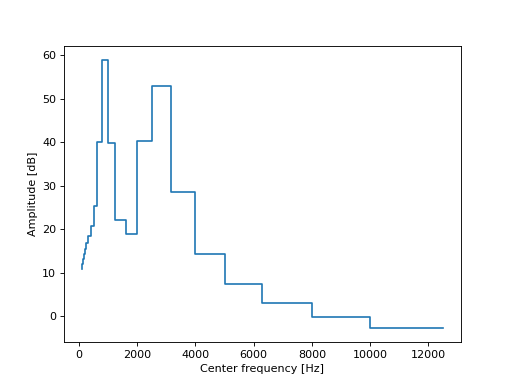

This chart was generated by the following Python code:
from mosqito.sound_level_meter import noct_spectrum
from mosqito.utils import amp2db
import matplotlib.pyplot as plt
import numpy as np
f=1000
fs=48000
d=0.2
dB=60
time = np.arange(0, d, 1/fs)
stimulus = np.sin(2 * np.pi * f * time) + 0.5 * np.sin(6 * np.pi * f * time)
rms = np.sqrt(np.mean(np.power(stimulus, 2)))
ampl = 0.00002 * np.power(10, dB / 20) / rms
stimulus = stimulus * ampl
spec, freq_axis = noct_spectrum(stimulus, fs, fmin=90, fmax=14000)
spec_db = amp2db(spec, ref=2e-5)
plt.step(freq_axis, spec_db)
plt.xlabel("Center frequency [Hz]")
plt.ylabel("Amplitude [dB]")
